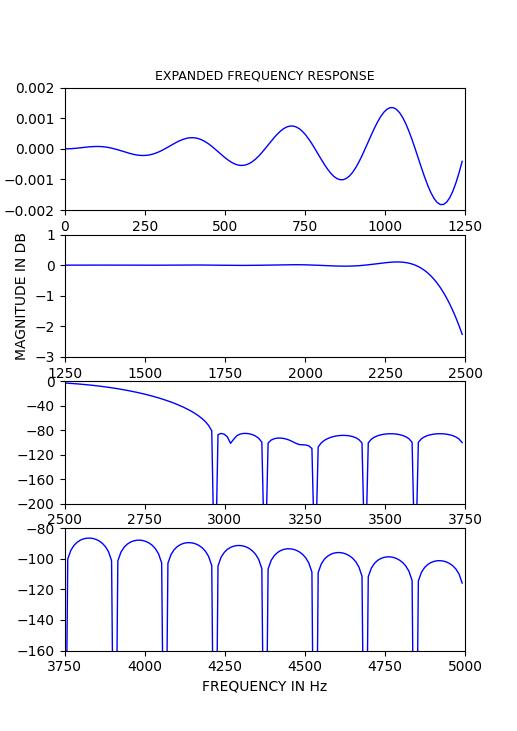

Here is the Python script that generated this plot:
from scipy import interpolate, fft, signal
import matplotlib.pyplot as plt
import numpy as np

BW = 16
M = 3
T1 = 0.03095703
T2 = 0.27556998
T3 = 0.74434815
""" 
STEP-1:
Given N, the designer must determine how fine an interpolation should be used. 
For the designs we investigated, where N varied from 15 to 256, we found that 16 N sample values of H(ejwT) lead to reliable computations and results; i.e., 16 to 1 interpolation was used. 
"""
N = 64

""" 
STEP-2:
Given the set of N values of Hk, the FFT is used to compute h(n), the inverse DFT of Hk.
For both N odd and N even the set Hk which was used was real and symmetric;
therefore h(n) is real in all cases and symmetric for N odd. 
"""
n= np.arange(0, N, 1)
print(n)
# Given Hk
Hk = np.zeros(N)
Hk[0:BW] = 1
Hk[BW] = T3 # T3
Hk[BW+1] = T2 # T2
Hk[BW+2] = T1 # T1
Hk[N-BW-2] = T1 # T1
Hk[N-BW-1] = T2 # T2
Hk[N-BW] = T3 # T3
Hk[(N-BW+1):N] = 1
# print(Hk)

# Compute h(n) by IFFT
h = np.fft.ifft(Hk)
h = np.real(h)

fig, (ax1, ax2, ax3, ax4) = plt.subplots(4, 1)

"""  In order to obtain values of the interpolated frequency response one of two procedures is followed.
Either a) h(n) is rotated by N/2 samples ( N even) or
[(N- 1)/2] samples ( N odd) to remove the sharpedges of
the impulse response, and then 15 N zero-valued samples
are symmetrically placed around theimpulse response [as
illustrated in Fig. 9(A)]; or b) h(n) is split around the
(N/2)nd sample value, and 15 N zero-valued samples are
placed between the two pieces of the impulse response
[as illustratedin Fig. 9(B)]. The zero-augmentedsequences
of Fig. 9(A) and (B) are transformed using the FFT to
give the interpolated frequency responses. These two
procedures can easily be shown to yield identical results,
the differences being primarily computational ones. """

# Step 3: Rotate and join
HR = np.floor(16*N)
h_r = np.zeros(HR)
# h_r[(int(15*N/2)):(int(17*N/2))] = h
h1 = h[0:(int(N/2)+1):1]
h1 = h1[::-1]
h2 = h[(int(N/2+1)):N]
h2 = h2[::-1]
# h12 = np.concatenate((h1, h2))
h_r[int(15*N/2):(int(16*N/2)+1)] = h1
h_r[int(16*N/2)+1:int(17*N/2)] = h2
# print(h_r)

w, Hf = signal.freqz(h_r, [1], fs=10000)
H_f = 20*np.log10(abs(Hf))
[w1, w2, w3, w4] = np.split(w, 4)
[H_f1, H_f2, H_f3, H_f4] = np.split(H_f, 4)
Hf1 = np.fft.rfft(h_r, n=int(16*N))
# ax.plot(nn, h_r,)
# ax.stem(freq, np.abs(h_f), 'b', markerfmt=" ", basefmt="-b")
# ax1.plot(w[0:1250], 20*np.log10(abs(Hf[0:1250])), 'r', linewidth=0.5)
#ax1.plot(w[0:1250], H_f[0:1250], 'r', linewidth=0.5)
ax1.plot(w1, H_f1, 'b', linewidth=1)
# ax.plot(nf, hf, 'r')
ax1.axes.set_ylim(-0.002, 0.002)
# ax1.axes.set_ylabel('MAGNITUDE IN DB')
ax1.axes.set_xlim(0, 1250)
ax1.set_yticks(np.arange(-0.002, 0.003, 0.001))  # Set label locations
ax1.set_xticks(np.arange(0, 1251, 250))
ax1.set_title('EXPANDED FREQUENCY RESPONSE', fontsize = 9)

ax2.plot(w2, H_f2, 'b', linewidth=1)
# ax.plot(nf, hf, 'r')
#ax2.axes.set_ylim(-3, 1)
# ax1.axes.set_ylabel('MAGNITUDE IN DB')
ax2.axes.set_ylabel('MAGNITUDE IN DB')
ax2.axes.set_xlim(1250, 2500)
ax2.set_yticks(np.arange(-3, 2, 1))  # Set label locations
ax2.set_xticks(np.arange(1250, 2750, 250))

ax3.plot(w3, H_f3, 'b', linewidth=1)
ax3.axes.set_xlim(2500, 3750)
ax3.set_ylim(-200, 0)
ax3.set_yticks(np.arange(-200, 1, 40))  # Set label locations
ax3.set_xticks(np.arange(2500, 4000, 250))

ax4.plot(w4, H_f4, 'b', linewidth=1)
ax4.axes.set_xlim(3750, 5000)
ax4.set_ylim(-160, -80)
ax4.set_yticks(np.arange(-160, -79, 20))  # Set label locations
ax4.set_xticks(np.arange(3750, 5001, 250))
ax4.axes.set_xlabel('FREQUENCY IN Hz')

plt.show()
